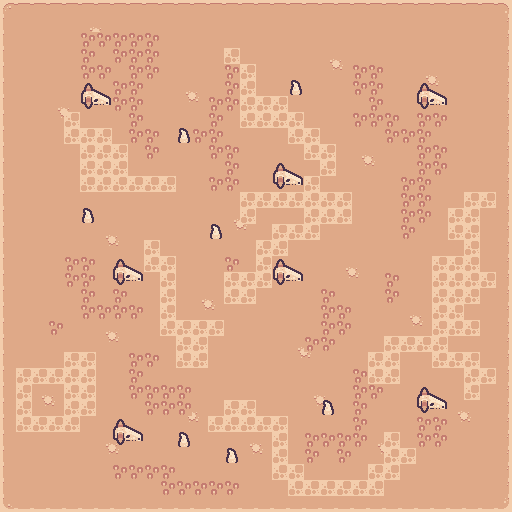

This game map was drawn from its Tiled (.tmx) file and the tilesets committed beside it. A one-line description and the trimmed map source follow:
An orthogonal 32x32 tile map with 16x16 px tiles, 3 tile layers (Tile Layer 1, bone, stone).

<map version="1.10" tiledversion="1.12.2" orientation="orthogonal" renderorder="right-down" width="32" height="32" tilewidth="16" tileheight="16" infinite="0" nextlayerid="4" nextobjectid="1">
 <tileset firstgid="1" source="burning_sands.tsx" />
 <layer id="1" name="Tile Layer 1" width="32" height="32">
  <data>[1024 cells, 1024 non-empty, 15 distinct tile ids]</data>
 </layer>
 <layer id="2" name="bone" width="32" height="32">
  <data>[1024 cells, 28 non-empty, 4 distinct tile ids]</data>
 </layer>
 <layer id="3" name="stone" width="32" height="32">
  <data>[1024 cells, 91 non-empty, 2 distinct tile ids]</data>
 </layer>
</map>
